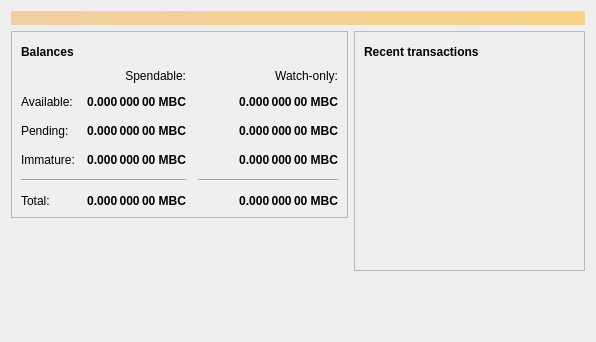
<?xml version="1.0" encoding="UTF-8"?>
<ui version="4.0">
 <class>OverviewPage</class>
 <widget class="QWidget" name="OverviewPage">
  <property name="geometry">
   <rect>
    <x>0</x>
    <y>0</y>
    <width>596</width>
    <height>342</height>
   </rect>
  </property>
  <property name="windowTitle">
   <string>Form</string>
  </property>
  <layout class="QVBoxLayout" name="topLayout">
   <item>
    <widget class="QLabel" name="labelAlerts">
     <property name="visible">
      <bool>false</bool>
     </property>
     <property name="styleSheet">
      <string notr="true">QLabel { background-color: qlineargradient(x1: 0, y1: 0, x2: 1, y2: 0, stop:0 #F0D0A0, stop:1 #F8D488); color:#000000; }</string>
     </property>
     <property name="wordWrap">
      <bool>true</bool>
     </property>
     <property name="margin">
      <number>3</number>
     </property>
     <property name="textInteractionFlags">
      <set>Qt::TextSelectableByMouse</set>
     </property>
    </widget>
   </item>
   <item>
    <layout class="QHBoxLayout" name="horizontalLayout" stretch="1,1">
     <item>
      <layout class="QVBoxLayout" name="verticalLayout_2">
       <item>
        <widget class="QFrame" name="frame">
         <property name="frameShape">
          <enum>QFrame::StyledPanel</enum>
         </property>
         <property name="frameShadow">
          <enum>QFrame::Raised</enum>
         </property>
         <layout class="QVBoxLayout" name="verticalLayout_4">
          <item>
           <layout class="QHBoxLayout" name="horizontalLayout_4">
            <item>
             <widget class="QLabel" name="label_5">
              <property name="font">
               <font>
                <weight>75</weight>
                <bold>true</bold>
               </font>
              </property>
              <property name="text">
               <string>Balances</string>
              </property>
             </widget>
            </item>
            <item>
             <widget class="QPushButton" name="labelWalletStatus">
              <property name="enabled">
               <bool>true</bool>
              </property>
              <property name="maximumSize">
               <size>
                <width>30</width>
                <height>16777215</height>
               </size>
              </property>
              <property name="toolTip">
               <string>The displayed information may be out of date. Your wallet automatically synchronizes with the Megabitcoin network after a connection is established, but this process has not completed yet.</string>
              </property>
              <property name="text">
               <string/>
              </property>
              <property name="icon">
               <iconset resource="../bitcoin.qrc">
                <normaloff>:/icons/warning</normaloff>
                <disabledoff>:/icons/warning</disabledoff>:/icons/warning</iconset>
              </property>
              <property name="iconSize">
               <size>
                <width>24</width>
                <height>24</height>
               </size>
              </property>
              <property name="flat">
               <bool>true</bool>
              </property>
             </widget>
            </item>
            <item>
             <spacer name="horizontalSpacer_3">
              <property name="orientation">
               <enum>Qt::Horizontal</enum>
              </property>
              <property name="sizeHint" stdset="0">
               <size>
                <width>40</width>
                <height>20</height>
               </size>
              </property>
             </spacer>
            </item>
           </layout>
          </item>
          <item>
           <layout class="QGridLayout" name="gridLayout">
            <property name="spacing">
             <number>12</number>
            </property>
            <item row="2" column="2">
             <widget class="QLabel" name="labelWatchPending">
              <property name="font">
               <font>
                <weight>75</weight>
                <bold>true</bold>
               </font>
              </property>
              <property name="cursor">
               <cursorShape>IBeamCursor</cursorShape>
              </property>
              <property name="toolTip">
               <string>Unconfirmed transactions to watch-only addresses</string>
              </property>
              <property name="text">
               <string notr="true">0.000 000 00 MBC</string>
              </property>
              <property name="alignment">
               <set>Qt::AlignRight|Qt::AlignTrailing|Qt::AlignVCenter</set>
              </property>
              <property name="textInteractionFlags">
               <set>Qt::LinksAccessibleByMouse|Qt::TextSelectableByKeyboard|Qt::TextSelectableByMouse</set>
              </property>
             </widget>
            </item>
            <item row="2" column="1">
             <widget class="QLabel" name="labelUnconfirmed">
              <property name="font">
               <font>
                <weight>75</weight>
                <bold>true</bold>
               </font>
              </property>
              <property name="cursor">
               <cursorShape>IBeamCursor</cursorShape>
              </property>
              <property name="toolTip">
               <string>Total of transactions that have yet to be confirmed, and do not yet count toward the spendable balance</string>
              </property>
              <property name="text">
               <string notr="true">0.000 000 00 MBC</string>
              </property>
              <property name="alignment">
               <set>Qt::AlignRight|Qt::AlignTrailing|Qt::AlignVCenter</set>
              </property>
              <property name="textInteractionFlags">
               <set>Qt::LinksAccessibleByMouse|Qt::TextSelectableByKeyboard|Qt::TextSelectableByMouse</set>
              </property>
             </widget>
            </item>
            <item row="3" column="2">
             <widget class="QLabel" name="labelWatchImmature">
              <property name="font">
               <font>
                <weight>75</weight>
                <bold>true</bold>
               </font>
              </property>
              <property name="cursor">
               <cursorShape>IBeamCursor</cursorShape>
              </property>
              <property name="toolTip">
               <string>Mined balance in watch-only addresses that has not yet matured</string>
              </property>
              <property name="text">
               <string notr="true">0.000 000 00 MBC</string>
              </property>
              <property name="alignment">
               <set>Qt::AlignRight|Qt::AlignTrailing|Qt::AlignVCenter</set>
              </property>
              <property name="textInteractionFlags">
               <set>Qt::LinksAccessibleByMouse|Qt::TextSelectableByKeyboard|Qt::TextSelectableByMouse</set>
              </property>
             </widget>
            </item>
            <item row="4" column="0" colspan="2">
             <widget class="Line" name="line">
              <property name="orientation">
               <enum>Qt::Horizontal</enum>
              </property>
             </widget>
            </item>
            <item row="4" column="2">
             <widget class="Line" name="lineWatchBalance">
              <property name="sizePolicy">
               <sizepolicy hsizetype="Preferred" vsizetype="Fixed">
                <horstretch>0</horstretch>
                <verstretch>0</verstretch>
               </sizepolicy>
              </property>
              <property name="minimumSize">
               <size>
                <width>140</width>
                <height>0</height>
               </size>
              </property>
              <property name="orientation">
               <enum>Qt::Horizontal</enum>
              </property>
             </widget>
            </item>
            <item row="5" column="0">
             <widget class="QLabel" name="labelTotalText">
              <property name="text">
               <string>Total:</string>
              </property>
             </widget>
            </item>
            <item row="3" column="1">
             <widget class="QLabel" name="labelImmature">
              <property name="font">
               <font>
                <weight>75</weight>
                <bold>true</bold>
               </font>
              </property>
              <property name="cursor">
               <cursorShape>IBeamCursor</cursorShape>
              </property>
              <property name="toolTip">
               <string>Mined balance that has not yet matured</string>
              </property>
              <property name="text">
               <string notr="true">0.000 000 00 MBC</string>
              </property>
              <property name="alignment">
               <set>Qt::AlignRight|Qt::AlignTrailing|Qt::AlignVCenter</set>
              </property>
              <property name="textInteractionFlags">
               <set>Qt::LinksAccessibleByMouse|Qt::TextSelectableByKeyboard|Qt::TextSelectableByMouse</set>
              </property>
             </widget>
            </item>
            <item row="2" column="3">
             <spacer name="horizontalSpacer_2">
              <property name="orientation">
               <enum>Qt::Horizontal</enum>
              </property>
              <property name="sizeHint" stdset="0">
               <size>
                <width>40</width>
                <height>20</height>
               </size>
              </property>
             </spacer>
            </item>
            <item row="3" column="0">
             <widget class="QLabel" name="labelImmatureText">
              <property name="text">
               <string>Immature:</string>
              </property>
             </widget>
            </item>
            <item row="5" column="1">
             <widget class="QLabel" name="labelTotal">
              <property name="font">
               <font>
                <weight>75</weight>
                <bold>true</bold>
               </font>
              </property>
              <property name="cursor">
               <cursorShape>IBeamCursor</cursorShape>
              </property>
              <property name="toolTip">
               <string>Your current total balance</string>
              </property>
              <property name="text">
               <string notr="true">0.000 000 00 MBC</string>
              </property>
              <property name="alignment">
               <set>Qt::AlignRight|Qt::AlignTrailing|Qt::AlignVCenter</set>
              </property>
              <property name="textInteractionFlags">
               <set>Qt::LinksAccessibleByMouse|Qt::TextSelectableByKeyboard|Qt::TextSelectableByMouse</set>
              </property>
             </widget>
            </item>
            <item row="5" column="2">
             <widget class="QLabel" name="labelWatchTotal">
              <property name="font">
               <font>
                <weight>75</weight>
                <bold>true</bold>
               </font>
              </property>
              <property name="cursor">
               <cursorShape>IBeamCursor</cursorShape>
              </property>
              <property name="toolTip">
               <string>Current total balance in watch-only addresses</string>
              </property>
              <property name="text">
               <string notr="true">0.000 000 00 MBC</string>
              </property>
              <property name="alignment">
               <set>Qt::AlignRight|Qt::AlignTrailing|Qt::AlignVCenter</set>
              </property>
              <property name="textInteractionFlags">
               <set>Qt::LinksAccessibleByMouse|Qt::TextSelectableByKeyboard|Qt::TextSelectableByMouse</set>
              </property>
             </widget>
            </item>
            <item row="0" column="2">
             <widget class="QLabel" name="labelWatchonly">
              <property name="text">
               <string>Watch-only:</string>
              </property>
              <property name="alignment">
               <set>Qt::AlignRight|Qt::AlignTrailing|Qt::AlignVCenter</set>
              </property>
             </widget>
            </item>
            <item row="1" column="0">
             <widget class="QLabel" name="labelBalanceText">
              <property name="text">
               <string>Available:</string>
              </property>
             </widget>
            </item>
            <item row="1" column="1">
             <widget class="QLabel" name="labelBalance">
              <property name="font">
               <font>
                <weight>75</weight>
                <bold>true</bold>
               </font>
              </property>
              <property name="cursor">
               <cursorShape>IBeamCursor</cursorShape>
              </property>
              <property name="toolTip">
               <string>Your current spendable balance</string>
              </property>
              <property name="text">
               <string notr="true">0.000 000 00 MBC</string>
              </property>
              <property name="alignment">
               <set>Qt::AlignRight|Qt::AlignTrailing|Qt::AlignVCenter</set>
              </property>
              <property name="textInteractionFlags">
               <set>Qt::LinksAccessibleByMouse|Qt::TextSelectableByKeyboard|Qt::TextSelectableByMouse</set>
              </property>
             </widget>
            </item>
            <item row="1" column="2">
             <widget class="QLabel" name="labelWatchAvailable">
              <property name="font">
               <font>
                <weight>75</weight>
                <bold>true</bold>
               </font>
              </property>
              <property name="cursor">
               <cursorShape>IBeamCursor</cursorShape>
              </property>
              <property name="toolTip">
               <string>Your current balance in watch-only addresses</string>
              </property>
              <property name="text">
               <string notr="true">0.000 000 00 MBC</string>
              </property>
              <property name="alignment">
               <set>Qt::AlignRight|Qt::AlignTrailing|Qt::AlignVCenter</set>
              </property>
              <property name="textInteractionFlags">
               <set>Qt::LinksAccessibleByMouse|Qt::TextSelectableByKeyboard|Qt::TextSelectableByMouse</set>
              </property>
             </widget>
            </item>
            <item row="2" column="0">
             <widget class="QLabel" name="labelPendingText">
              <property name="text">
               <string>Pending:</string>
              </property>
             </widget>
            </item>
            <item row="0" column="1">
             <widget class="QLabel" name="labelSpendable">
              <property name="text">
               <string>Spendable:</string>
              </property>
              <property name="alignment">
               <set>Qt::AlignRight|Qt::AlignTrailing|Qt::AlignVCenter</set>
              </property>
             </widget>
            </item>
           </layout>
          </item>
         </layout>
        </widget>
       </item>
       <item>
        <spacer name="verticalSpacer">
         <property name="orientation">
          <enum>Qt::Vertical</enum>
         </property>
         <property name="sizeHint" stdset="0">
          <size>
           <width>20</width>
           <height>40</height>
          </size>
         </property>
        </spacer>
       </item>
      </layout>
     </item>
     <item>
      <layout class="QVBoxLayout" name="verticalLayout_3">
       <item>
        <widget class="QFrame" name="frame_2">
         <property name="frameShape">
          <enum>QFrame::StyledPanel</enum>
         </property>
         <property name="frameShadow">
          <enum>QFrame::Raised</enum>
         </property>
         <layout class="QVBoxLayout" name="verticalLayout">
          <item>
           <layout class="QHBoxLayout" name="horizontalLayout_2">
            <item>
             <widget class="QLabel" name="label_4">
              <property name="font">
               <font>
                <weight>75</weight>
                <bold>true</bold>
               </font>
              </property>
              <property name="text">
               <string>Recent transactions</string>
              </property>
             </widget>
            </item>
            <item>
             <widget class="QPushButton" name="labelTransactionsStatus">
              <property name="enabled">
               <bool>true</bool>
              </property>
              <property name="maximumSize">
               <size>
                <width>30</width>
                <height>16777215</height>
               </size>
              </property>
              <property name="toolTip">
               <string>The displayed information may be out of date. Your wallet automatically synchronizes with the Megabitcoin network after a connection is established, but this process has not completed yet.</string>
              </property>
              <property name="text">
               <string/>
              </property>
              <property name="icon">
               <iconset resource="../bitcoin.qrc">
                <normaloff>:/icons/warning</normaloff>
                <disabledoff>:/icons/warning</disabledoff>:/icons/warning</iconset>
              </property>
              <property name="iconSize">
               <size>
                <width>24</width>
                <height>24</height>
               </size>
              </property>
              <property name="flat">
               <bool>true</bool>
              </property>
             </widget>
            </item>
            <item>
             <spacer name="horizontalSpacer">
              <property name="orientation">
               <enum>Qt::Horizontal</enum>
              </property>
              <property name="sizeHint" stdset="0">
               <size>
                <width>40</width>
                <height>20</height>
               </size>
              </property>
             </spacer>
            </item>
           </layout>
          </item>
          <item>
           <widget class="QListView" name="listTransactions">
            <property name="styleSheet">
             <string notr="true">QListView { background: transparent; }</string>
            </property>
            <property name="frameShape">
             <enum>QFrame::NoFrame</enum>
            </property>
            <property name="verticalScrollBarPolicy">
             <enum>Qt::ScrollBarAlwaysOff</enum>
            </property>
            <property name="horizontalScrollBarPolicy">
             <enum>Qt::ScrollBarAlwaysOff</enum>
            </property>
            <property name="selectionMode">
             <enum>QAbstractItemView::NoSelection</enum>
            </property>
           </widget>
          </item>
         </layout>
        </widget>
       </item>
       <item>
        <spacer name="verticalSpacer_2">
         <property name="orientation">
          <enum>Qt::Vertical</enum>
         </property>
         <property name="sizeHint" stdset="0">
          <size>
           <width>20</width>
           <height>40</height>
          </size>
         </property>
        </spacer>
       </item>
      </layout>
     </item>
    </layout>
   </item>
  </layout>
 </widget>
 <resources/>
 <connections/>
</ui>
